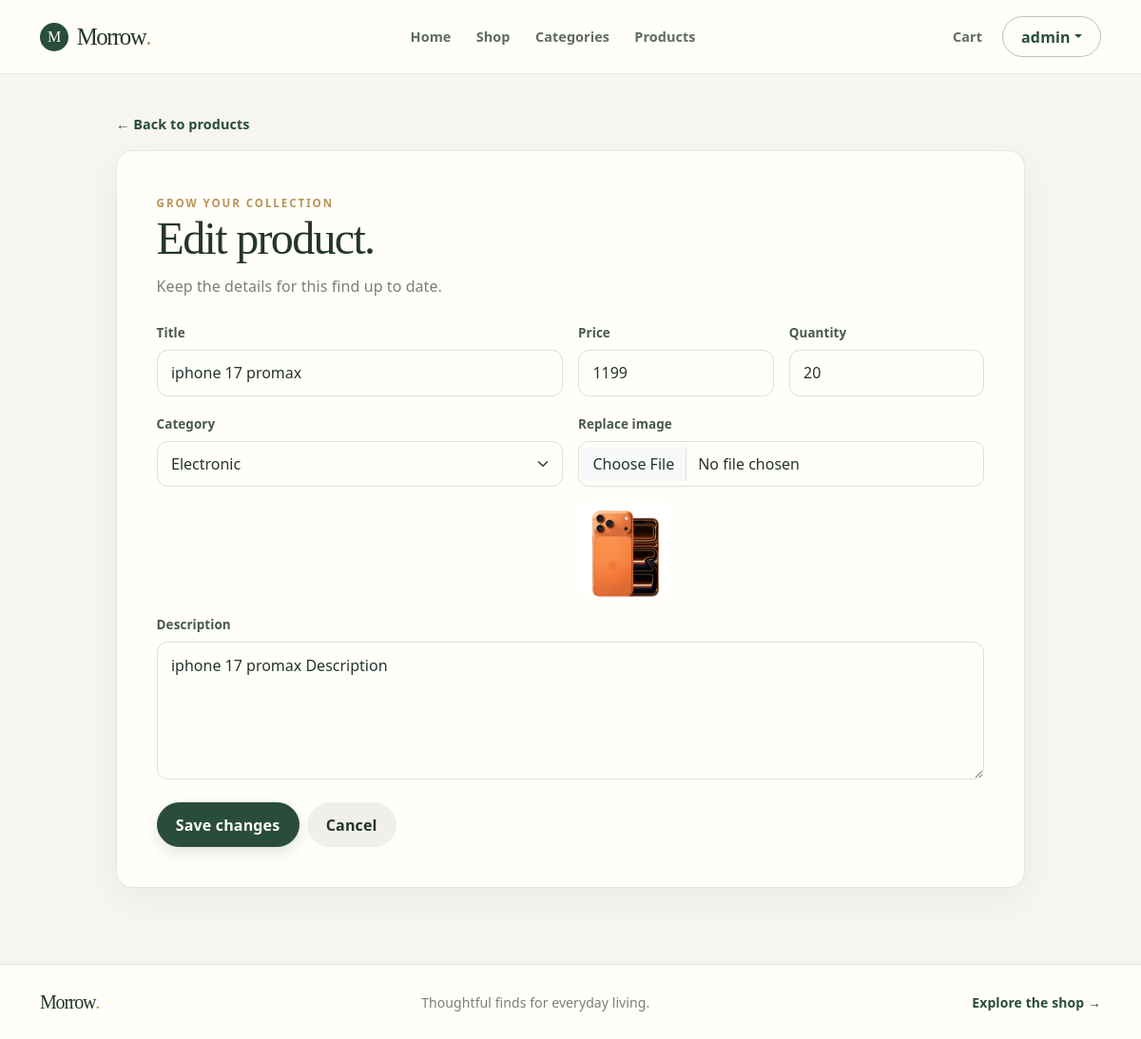
The page /product_update/1 (signed in) on the database its author committed.
### apps/products/models.py (models this page shows, shortened)
class ProductModel(models.Model):
    title = models.CharField(max_length = 255)
    price = models.IntegerField()
    qty = models.IntegerField()
    image = models.ImageField(upload_to="products/", blank=True, null=True)
    description = models.TextField()
    category = models.ForeignKey(CategoryModel, on_delete=models.SET_NULL, blank=True, null=True)
    created_at = models.DateTimeField(auto_now_add = True)
    updated_at = models.DateTimeField(auto_now = True)

### apps/categories/models.py (models this page shows, shortened)
class CategoryModel(models.Model):
    name = models.CharField(max_length = 255)
    created_at = models.DateTimeField(auto_now_add = True)
    updated_at = models.DateTimeField(auto_now = True)

### views/product_views.py (the view, shortened to what this page needs)
# urls.py: path("product_update/<int:user_id>",  product_views.product_update, name="pu"),
@login_required
@permission_required("products.change_productmodel", raise_exception=True)
def product_update(request, user_id):
    category_data = CategoryModel.objects.all()
    item = get_object_or_404(ProductModel, id = user_id)
    context = {
        "item_key" : item,
        "category_data_key" : category_data
    }
    return render(request, "product_update.html", context)

### templates/product_update.html (shortened to what this page needs)
{% extends "layouts/base.html" %}
{% block body %}
<main class="container form-page-shell form-page-wide">
    <a class="back-link" href="{% url 'pl' %}">← Back to products</a>
    <section class="form-card"><span class="eyebrow">Grow your collection</span>
        <h1 class="section-title">Edit product.</h1>
        <p class="text-muted">Keep the details for this find up to date.</p>
        <form method="post" class="mt-4" enctype="multipart/form-data">
            <div class="row g-3">
                <div class="col-md-6">
                    <label class="form-label" for="productTitle">Title</label>
                    <input id="productTitle" class="form-control" type="text" name="user_input_title" value="{{item_key.title}}" required>
                </div>
                <div class="col-sm-6 col-md-3">
                    <label class="form-label" for="productPrice">Price</label>
                    <input id="productPrice" class="form-control" type="number" name="user_input_price"
                        value="{{item_key.price}}" required>
                    </div>
                <div class="col-sm-6 col-md-3">
                    <label class="form-label" for="productQty">Quantity</label>
                    <input id="productQty" class="form-control" type="number" name="user_input_qty"
                        value="{{item_key.qty}}" required>
                </div>
                <div class="col-md-6">
                    <label class="form-label" for="productCategory">Category</label>
                    <select id="productCategory" class="form-select" name="user_input_category">
                        {% for i in category_data_key %}
                        <option value="{{i.id}}" {% if item_key.category.id == i.id %}selected{% endif %}>{{i.name}}</option>
                        {% endfor %}
                    </select>
                </div>
                <div class="col-md-6">
                    <label class="form-label" for="productImage">Replace image</label>
                    <input id="productImage" class="form-control" type="file" name="user_input_img" accept="image/*">
                    {% if item_key.image %}
                    <img src="{{item_key.image.url}}" class="current-product-image mt-3" alt="Current image of {{item_key.title}}">
                    {% endif %}
                </div>
                <div class="col-12">
                    <label class="form-label" for="productDescription">Description</label>
                    <textarea
                        id="productDescription" class="form-control" rows="5"
                        name="user_input_des">{{item_key.description}}</textarea>
                </div>
            </div>
            <div class="d-flex flex-column flex-sm-row gap-2 mt-4">
                <button class="btn btn-brand" type="submit">Save changes</button>
                    <a class="btn btn-light" href="{% url 'pl' %}">Cancel</a>
            </div>
        </form>
    </section>
</main>
{% endblock %}

### templates/layouts/header.html (shortened to what this page needs)
<nav class="navbar navbar-expand-lg site-navbar sticky-top">
    <div class="container">
        <a class="navbar-brand" href="{% url 'index' %}">
            <span class="brand-mark">M</span> Morrow<span class="brand-period">.</span>
        </a>
        <div class="collapse navbar-collapse" id="siteNavigation">
            <ul class="navbar-nav mx-auto align-items-lg-center">
                <li class="nav-item">
                    <a class="nav-link" href="{% url 'index' %}">Home</a>
                </li>
                <li class="nav-item">
                    <a class="nav-link" href="{% url 'shop' %}">Shop</a>
                </li>
                {% if perms.categories.view_categorymodel %}
                <li class="nav-item">
                    <a class="nav-link" href="{% url 'cl' %}">Categories</a>
                </li>
                {% endif %}
                {% if perms.products.view_productmodel %}
                <li class="nav-item">
                    <a class="nav-link" href="{% url 'pl' %}">Products</a>
                </li>
                {% endif %}
            </ul>
            <div class="navbar-actions d-flex align-items-center gap-2">
                {% if user.is_authenticated %}
                <a class="nav-link cart-link" href="{% url 'cart' %}">Cart</a>
                <div class="dropdown">
                    <button class="btn btn-outline-brand dropdown-toggle" type="button" data-bs-toggle="dropdown" aria-expanded="false">{{user.username}}</button>
                </div>
                {% else %}
                <a class="nav-link" href="{% url 'ul' %}">Log in</a>
                <a class="btn btn-brand btn-sm px-3" href="{% url 'ur' %}">Create account</a>
                {% endif %}
            </div>
        </div>
    </div>
</nav>

### static/css/site.css (style rules this page uses)
:root { --morrow-cream: #f7f5ef; --morrow-paper: #fffefa; --morrow-ink: #26352c; --morrow-green: #294c3c; --morrow-green-dark: #203b2f; --morrow-sage: #e7ece4; --morrow-gold: #b99555; --morrow-muted: #788178; --morrow-border: #e7e5dc; --bs-body-bg: var(--morrow-cream); --bs-body-color: var(--morrow-ink); --bs-primary: var(--morrow-green); --bs-primary-rgb: 41, 76, 60; --bs-link-color: var(--morrow-green); --bs-link-hover-color: var(--morrow-green-dark); --bs-border-color: var(--morrow-border); --bs-font-sans-serif: 'Avenir Next', Avenir, 'Segoe UI', sans-serif; }
html { min-height: 100%; }
body { min-height: 100vh; display: flex; flex-direction: column; background: var(--morrow-cream); color: var(--morrow-ink); font-family: var(--bs-font-sans-serif); letter-spacing: .005em; }
body > nav + .toast-container ~ main, body > main { flex: 1 0 auto; }
main { flex: 1 0 auto; }
a { color: var(--morrow-green); }
.text-muted { color: var(--morrow-muted) !important; }
h1, h2, h3, h4, h5, .display-title, .section-title { font-family: Georgia, 'Times New Roman', serif; font-weight: 400; letter-spacing: -.035em; color: var(--morrow-ink); }
.section-title { font-size: clamp(2.2rem, 4vw, 3.15rem); line-height: 1.12; margin-bottom: .7rem; }
.eyebrow { display: inline-flex; align-items: center; gap: .6rem; color: var(--morrow-gold); font-size: .72rem; font-weight: 700; letter-spacing: .17em; text-transform: uppercase; }
.site-navbar { z-index: 1030; min-height: 78px; background: rgba(255, 254, 250, .94); border-bottom: 1px solid rgba(41, 76, 60, .09); backdrop-filter: blur(14px); }
.navbar-brand, .footer-brand { display: inline-flex; align-items: center; gap: .55rem; color: var(--morrow-ink); font-family: Georgia, 'Times New Roman', serif; font-size: 1.55rem; letter-spacing: -.06em; }
.brand-mark { display: inline-grid; width: 30px; height: 30px; place-items: center; border-radius: 50%; background: var(--morrow-green); color: white; font-family: Georgia, serif; font-size: 1rem; letter-spacing: 0; }
.brand-period { color: var(--morrow-gold); margin-left: -.55rem; }
.navbar-nav { gap: .65rem; }
.site-navbar .nav-link { color: #5f6b62; font-size: .9rem; font-weight: 550; padding: .65rem .8rem; }
.navbar-actions { padding: .4rem 0; }
.btn { border-radius: 999px; font-weight: 600; letter-spacing: .01em; padding: .68rem 1.2rem; transition: transform .18s ease, background-color .18s ease, box-shadow .18s ease; }
.btn-brand { background: var(--morrow-green); border: 1px solid var(--morrow-green); color: #fffefa; box-shadow: 0 6px 15px rgba(32, 59, 47, .12); }
.btn-outline-brand { color: var(--morrow-green); border: 1px solid rgba(41, 76, 60, .32); background: transparent; }
.navbar-actions .btn { padding-top: .52rem; padding-bottom: .52rem; }
.btn-light { background: #f0efe9; border-color: #f0efe9; color: var(--morrow-ink); }
.text-link, .back-link { color: var(--morrow-green); font-size: .9rem; font-weight: 650; text-decoration: none; }
.form-label { color: #49584d; font-size: .84rem; font-weight: 650; }
.form-control, .form-select { min-height: 48px; border: 1px solid #dedfd6; border-radius: .7rem; background-color: #fffefa; color: var(--morrow-ink); padding: .7rem .9rem; }
textarea.form-control { min-height: 135px; }
.form-page-shell { max-width: 780px; padding-top: 2.5rem; padding-bottom: 5rem; }
.form-page-wide { max-width: 980px; }
.back-link { display: inline-block; margin-bottom: 1rem; }
.form-card { padding: clamp(1.5rem, 4vw, 2.6rem); border: 1px solid var(--morrow-border); border-radius: 1.1rem; background: var(--morrow-paper); box-shadow: 0 12px 35px rgba(34, 48, 38, .05); }
.current-product-image { display: block; width: 100px; height: 100px; border-radius: .75rem; object-fit: cover; }

### rows shown on the page
ProductModel: user_input_title "iphone 17 promax", user_input_price "1199", user_input_qty "20", user_input_category "Electronic", image (picture), user_input_des "iphone 17 promax Description"

### other values the page prints
{{ user.username }} "admin"
